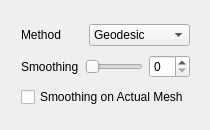
<?xml version="1.0" encoding="UTF-8"?>
<ui version="4.0">
 <class>CriticalPointsPanel</class>
 <widget class="QWidget" name="CriticalPointsPanel">
  <property name="geometry">
   <rect>
    <x>0</x>
    <y>0</y>
    <width>210</width>
    <height>130</height>
   </rect>
  </property>
  <property name="windowTitle">
   <string>CriticalPointsPanel</string>
  </property>
  <widget class="QWidget" name="verticalLayoutWidget">
   <property name="geometry">
    <rect>
     <x>10</x>
     <y>10</y>
     <width>191</width>
     <height>111</height>
    </rect>
   </property>
   <layout class="QVBoxLayout" name="verticalLayout">
    <item>
     <layout class="QHBoxLayout" name="horizontalLayout">
      <item>
       <widget class="QLabel" name="label">
        <property name="text">
         <string>Method</string>
        </property>
       </widget>
      </item>
      <item>
       <widget class="QComboBox" name="methodComboBox">
        <item>
         <property name="text">
          <string>Geodesic</string>
         </property>
        </item>
        <item>
         <property name="text">
          <string>Z-Value</string>
         </property>
        </item>
        <item>
         <property name="text">
          <string>Point-Normal</string>
         </property>
        </item>
        <item>
         <property name="text">
          <string>Curvature</string>
         </property>
        </item>
       </widget>
      </item>
     </layout>
    </item>
    <item>
     <layout class="QHBoxLayout" name="horizontalLayout_2">
      <item>
       <widget class="QLabel" name="label_2">
        <property name="text">
         <string>Smoothing</string>
        </property>
       </widget>
      </item>
      <item>
       <widget class="QSlider" name="smoothingSlider">
        <property name="orientation">
         <enum>Qt::Horizontal</enum>
        </property>
       </widget>
      </item>
      <item>
       <widget class="QSpinBox" name="smoothingSpinBox"/>
      </item>
     </layout>
    </item>
    <item>
     <layout class="QHBoxLayout" name="horizontalLayout_3">
      <item>
       <widget class="QCheckBox" name="smoothingTypeCheckBox">
        <property name="text">
         <string>Smoothing on Actual Mesh</string>
        </property>
       </widget>
      </item>
     </layout>
    </item>
   </layout>
  </widget>
 </widget>
 <layoutdefault spacing="6" margin="11"/>
 <resources/>
 <connections/>
</ui>
